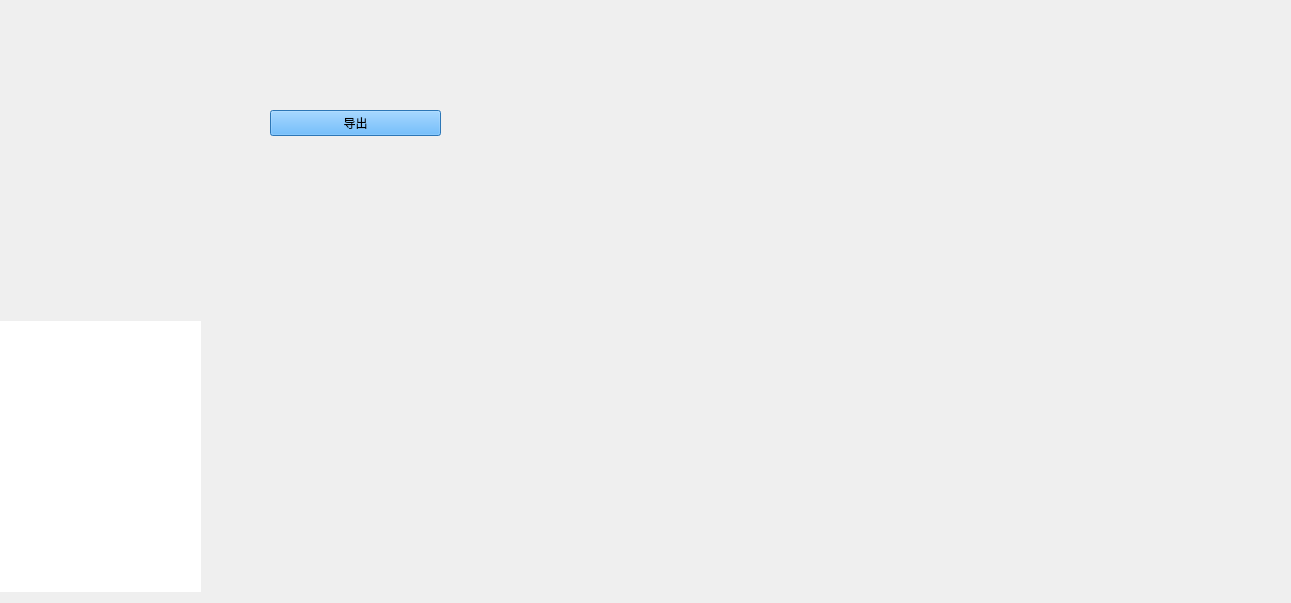
<?xml version="1.0" encoding="UTF-8"?>
<ui version="4.0">
 <class>Form</class>
 <widget class="QWidget" name="Form">
  <property name="geometry">
   <rect>
    <x>0</x>
    <y>0</y>
    <width>1291</width>
    <height>603</height>
   </rect>
  </property>
  <property name="windowTitle">
   <string>Form</string>
  </property>
  <widget class="QLabel" name="lb_objdet_input_2">
   <property name="geometry">
    <rect>
     <x>-170</x>
     <y>321</y>
     <width>371</width>
     <height>271</height>
    </rect>
   </property>
   <property name="maximumSize">
    <size>
     <width>16777215</width>
     <height>16777215</height>
    </size>
   </property>
   <property name="styleSheet">
    <string notr="true">background-color: rgb(255, 255, 255);</string>
   </property>
   <property name="text">
    <string/>
   </property>
   <property name="pixmap">
    <pixmap>../../.designer/backup/images/434__1__0___0.jpg</pixmap>
   </property>
   <property name="scaledContents">
    <bool>true</bool>
   </property>
  </widget>
  <widget class="QPushButton" name="pb_objdet_export">
   <property name="geometry">
    <rect>
     <x>270</x>
     <y>110</y>
     <width>171</width>
     <height>26</height>
    </rect>
   </property>
   <property name="palette">
    <palette>
     <active>
      <colorrole role="Button">
       <brush brushstyle="SolidPattern">
        <color alpha="255">
         <red>61</red>
         <green>165</green>
         <blue>255</blue>
        </color>
       </brush>
      </colorrole>
      <colorrole role="Base">
       <brush brushstyle="SolidPattern">
        <color alpha="255">
         <red>61</red>
         <green>165</green>
         <blue>255</blue>
        </color>
       </brush>
      </colorrole>
      <colorrole role="Window">
       <brush brushstyle="SolidPattern">
        <color alpha="255">
         <red>61</red>
         <green>165</green>
         <blue>255</blue>
        </color>
       </brush>
      </colorrole>
     </active>
     <inactive>
      <colorrole role="Button">
       <brush brushstyle="SolidPattern">
        <color alpha="255">
         <red>61</red>
         <green>165</green>
         <blue>255</blue>
        </color>
       </brush>
      </colorrole>
      <colorrole role="Base">
       <brush brushstyle="SolidPattern">
        <color alpha="255">
         <red>61</red>
         <green>165</green>
         <blue>255</blue>
        </color>
       </brush>
      </colorrole>
      <colorrole role="Window">
       <brush brushstyle="SolidPattern">
        <color alpha="255">
         <red>61</red>
         <green>165</green>
         <blue>255</blue>
        </color>
       </brush>
      </colorrole>
     </inactive>
     <disabled>
      <colorrole role="Button">
       <brush brushstyle="SolidPattern">
        <color alpha="255">
         <red>61</red>
         <green>165</green>
         <blue>255</blue>
        </color>
       </brush>
      </colorrole>
      <colorrole role="Base">
       <brush brushstyle="SolidPattern">
        <color alpha="255">
         <red>61</red>
         <green>165</green>
         <blue>255</blue>
        </color>
       </brush>
      </colorrole>
      <colorrole role="Window">
       <brush brushstyle="SolidPattern">
        <color alpha="255">
         <red>61</red>
         <green>165</green>
         <blue>255</blue>
        </color>
       </brush>
      </colorrole>
     </disabled>
    </palette>
   </property>
   <property name="styleSheet">
    <string notr="true">background-color: rgb(61, 165, 255)</string>
   </property>
   <property name="text">
    <string>导出</string>
   </property>
  </widget>
 </widget>
 <resources/>
 <connections/>
</ui>
